Frame 1 (no input): blank canvas, image omitted
Frame 60 (the mouse pressed at the canvas centre just before this capture): blank canvas, image omitted
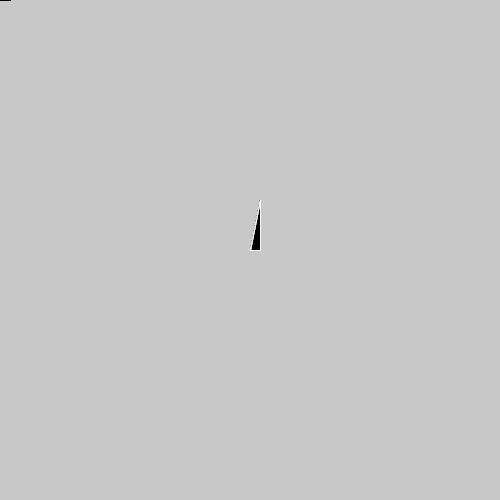
Frame 120 (the mouse held since frame 60 and released just before this capture)

The Processing sketch whose frames 1 and 60 were blank and that drew this single picture after the mouse press (run headless with seeded random() and noise(); from frame 60 on, the mouse is pressed at the canvas centre):

// Processing sketch: processing_51255
// ── processing_51255.pde

void setup() {
  // Set the size of the window
  size(500, 500);
  smooth();
  background(200);
}
void draw() {
  //set stroke and fill to variable
  stroke(mouseX);
  fill(0,0,0,mouseX/4);
  beginShape(TRIANGLES);
  vertex(mouseX,mouseY);
  vertex(mouseX+10,mouseY-50);
  vertex(mouseX+10,mouseY);
  frameRate(30);
  endShape();
}

void mousePressed() {
  stroke(255);
  //var black lower L. large circle
  fill(0,0,0,mouseX/4);
  ellipse(mouseX+25,mouseY+30,80,80);
  
  //white lower L.med. circle
  fill(255);
  ellipse(mouseX+25,mouseY+30,60,60);
  
  //var black lower R med. circle
  fill(0,0,0,mouseX/4);
  ellipse(mouseX-25,mouseY+30,70,70);
  
  //white lower R med. circle
  fill(255);
  ellipse(mouseX-25,mouseY+30,50,50);
  
  //var black sm.med. R. circle
  fill(0,0,0,mouseX/4);
  ellipse(mouseX-20,mouseY,60,60);
  
  //var black sm.med. L circle
  fill(0,0,0,mouseX/4);
  ellipse(mouseX+25,mouseY,60,60);

  //white sm.med. L circle
  fill(255);
  ellipse(mouseX+25,mouseY,40,40);
    
  //white upper med circle
  fill(255);
  ellipse(mouseX-20,mouseY,40,40);
      
  //var black upper sm. center circle
  fill(0,0,0,mouseX/4);
  ellipse(mouseX,mouseY,40,40);
    
  //var black lower L. sm.med circle
  fill(0,0,0,mouseX/4);;
  ellipse (mouseX+25,mouseY+30,40,40); 
    
  //var black upper little R circle
  fill(0,0,0,mouseX/4);
  ellipse(mouseX-20,mouseY,25,25);
   
  //white upper little center circle (mouseX: was originally 225, mouseY: was orig. 250)
  fill(255);
  ellipse(mouseX,mouseY,25,25);
      
  //white lower L. sm. circle
  fill(255);
  ellipse(mouseX+25,mouseY+30,25,25);
}

void keyPressed() {
  background(mouseX);
}
